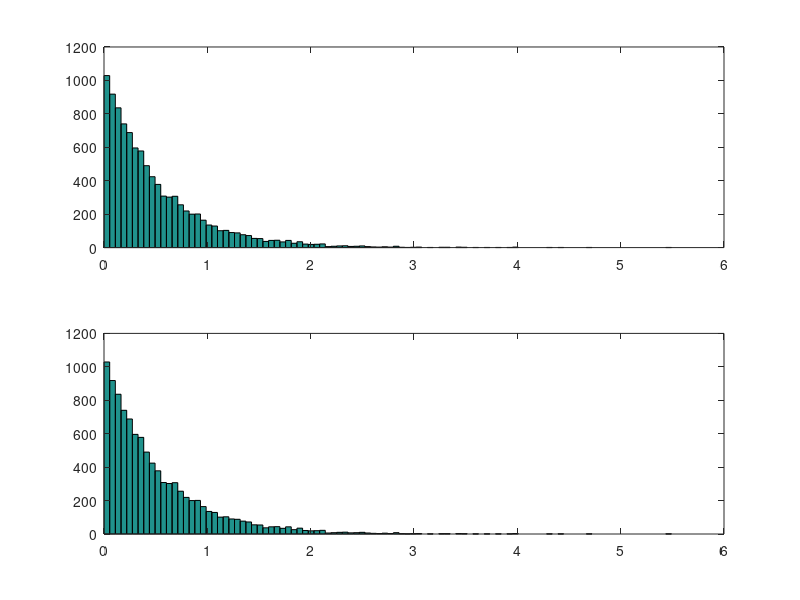

MATLAB code to generate this figure:
clear all
clf
hold on

n = 10000;
l = 2;
u = unifrnd(0, 1, 1, n);
r1 = log(1 - u)/-l;
r2 = exprnd(1/l, 1, n);
subplot(2, 1, 1); hist(r2, n/100);
subplot(2, 1, 2); hist(r2, n/100);

[mean(r1), var(r1, 1);
mean(r2), var(r2, 1)]
